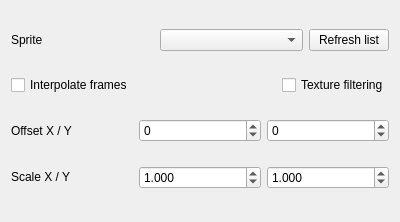
<?xml version="1.0" encoding="UTF-8"?>
<ui version="4.0">
 <class>Form</class>
 <widget class="QWidget" name="Form">
  <property name="geometry">
   <rect>
    <x>0</x>
    <y>0</y>
    <width>400</width>
    <height>222</height>
   </rect>
  </property>
  <property name="windowTitle">
   <string>Form</string>
  </property>
  <layout class="QVBoxLayout" name="verticalLayout">
   <item>
    <layout class="QHBoxLayout" name="horizontalLayout">
     <item>
      <widget class="QLabel" name="label">
       <property name="sizePolicy">
        <sizepolicy hsizetype="MinimumExpanding" vsizetype="Preferred">
         <horstretch>0</horstretch>
         <verstretch>0</verstretch>
        </sizepolicy>
       </property>
       <property name="text">
        <string>Sprite</string>
       </property>
      </widget>
     </item>
     <item>
      <widget class="QComboBox" name="combobox_spritelist">
       <property name="sizePolicy">
        <sizepolicy hsizetype="MinimumExpanding" vsizetype="Fixed">
         <horstretch>0</horstretch>
         <verstretch>0</verstretch>
        </sizepolicy>
       </property>
      </widget>
     </item>
     <item alignment="Qt::AlignRight">
      <widget class="QPushButton" name="btn_refresh">
       <property name="text">
        <string>Refresh list</string>
       </property>
      </widget>
     </item>
    </layout>
   </item>
   <item>
    <layout class="QHBoxLayout" name="horizontalLayout_4">
     <item>
      <widget class="QCheckBox" name="checkbox_interpolate">
       <property name="sizePolicy">
        <sizepolicy hsizetype="Minimum" vsizetype="Fixed">
         <horstretch>0</horstretch>
         <verstretch>0</verstretch>
        </sizepolicy>
       </property>
       <property name="text">
        <string>Interpolate frames</string>
       </property>
      </widget>
     </item>
     <item alignment="Qt::AlignRight">
      <widget class="QCheckBox" name="checkbox_filter">
       <property name="text">
        <string>Texture filtering</string>
       </property>
      </widget>
     </item>
    </layout>
   </item>
   <item>
    <layout class="QHBoxLayout" name="horizontalLayout_2">
     <item>
      <widget class="QLabel" name="label_2">
       <property name="text">
        <string>Offset X / Y</string>
       </property>
      </widget>
     </item>
     <item>
      <widget class="QSpinBox" name="spinbox_offsetX">
       <property name="minimum">
        <number>-10000</number>
       </property>
       <property name="maximum">
        <number>10000</number>
       </property>
      </widget>
     </item>
     <item>
      <widget class="QSpinBox" name="spinbox_offsetY">
       <property name="minimum">
        <number>-10000</number>
       </property>
       <property name="maximum">
        <number>10000</number>
       </property>
      </widget>
     </item>
    </layout>
   </item>
   <item>
    <layout class="QHBoxLayout" name="horizontalLayout_3">
     <item>
      <widget class="QLabel" name="label_3">
       <property name="sizePolicy">
        <sizepolicy hsizetype="Minimum" vsizetype="Fixed">
         <horstretch>0</horstretch>
         <verstretch>0</verstretch>
        </sizepolicy>
       </property>
       <property name="text">
        <string>Scale X / Y</string>
       </property>
      </widget>
     </item>
     <item>
      <widget class="QDoubleSpinBox" name="spinbox_scaleX">
       <property name="sizePolicy">
        <sizepolicy hsizetype="Minimum" vsizetype="Fixed">
         <horstretch>0</horstretch>
         <verstretch>0</verstretch>
        </sizepolicy>
       </property>
       <property name="decimals">
        <number>3</number>
       </property>
       <property name="minimum">
        <double>-1000.000000000000000</double>
       </property>
       <property name="maximum">
        <double>1000.000000000000000</double>
       </property>
       <property name="singleStep">
        <double>0.010000000000000</double>
       </property>
       <property name="value">
        <double>1.000000000000000</double>
       </property>
      </widget>
     </item>
     <item>
      <widget class="QDoubleSpinBox" name="spinbox_scaleY">
       <property name="sizePolicy">
        <sizepolicy hsizetype="Minimum" vsizetype="Fixed">
         <horstretch>0</horstretch>
         <verstretch>0</verstretch>
        </sizepolicy>
       </property>
       <property name="decimals">
        <number>3</number>
       </property>
       <property name="minimum">
        <double>-1000.000000000000000</double>
       </property>
       <property name="maximum">
        <double>1000.000000000000000</double>
       </property>
       <property name="singleStep">
        <double>0.010000000000000</double>
       </property>
       <property name="value">
        <double>1.000000000000000</double>
       </property>
      </widget>
     </item>
    </layout>
   </item>
  </layout>
 </widget>
 <resources/>
 <connections/>
</ui>
